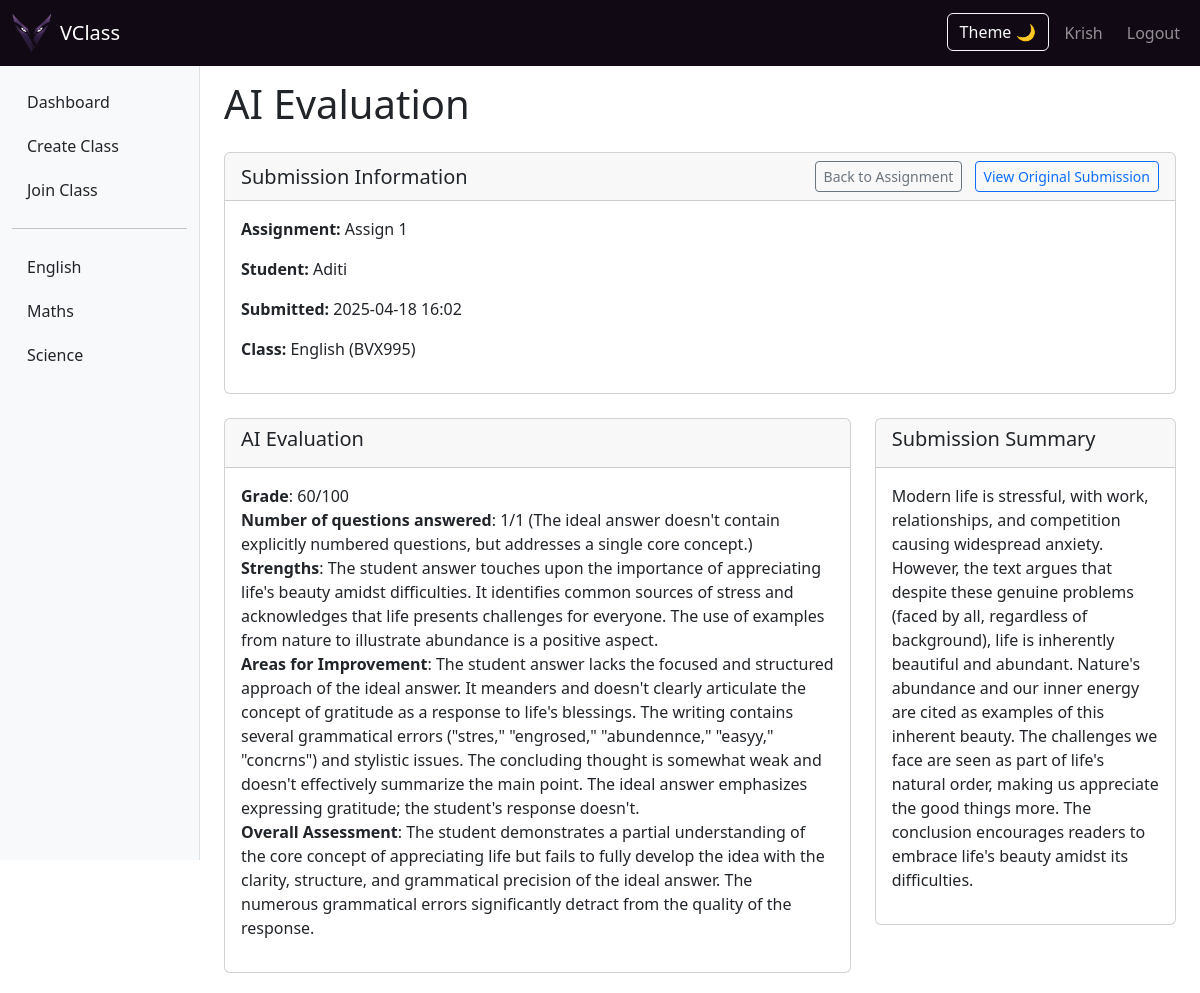
The page /evaluation/5 (signed in) on the database its author committed.
### app.py (models this page shows)
class Class(db.Model):
    id = db.Column(db.Integer, primary_key=True)
    title = db.Column(db.String(100), nullable=False)
    code = db.Column(db.String(10), nullable=False, unique=True)
    creator_id = db.Column(db.Integer, db.ForeignKey('user.id'), nullable=False)

class Assignment(db.Model):
    id = db.Column(db.Integer, primary_key=True)
    class_id = db.Column(db.Integer, db.ForeignKey('class.id'), nullable=False)
    title = db.Column(db.String(100), nullable=False)
    description = db.Column(db.Text, nullable=False)
    attachment = db.Column(db.String(200))
    due_date = db.Column(db.DateTime)
    created_at = db.Column(db.DateTime, default=datetime.utcnow)
    ideal_answer_attachment = db.Column(db.String(200), nullable=True)
    ideal_answer_text = db.Column(db.Text, nullable=True)
    ideal_answer_visible = db.Column(db.Boolean, default=False)

class User(db.Model):
    id = db.Column(db.Integer, primary_key=True)
    username = db.Column(db.String(80), unique=True, nullable=False)
    password = db.Column(db.String(200), nullable=False)
    mail=db.Column(db.String(100), unique=True, nullable=True)
    created_at = db.Column(db.DateTime, default=datetime.utcnow)

class Submission(db.Model):
    id = db.Column(db.Integer, primary_key=True)
    assignment_id = db.Column(db.Integer, db.ForeignKey('assignment.id'), nullable=False)
    user_id = db.Column(db.Integer, db.ForeignKey('user.id'), nullable=False)
    attachment = db.Column(db.String(200))
    comment = db.Column(db.Text)
    submitted_at = db.Column(db.DateTime, default=datetime.utcnow)
    text_content = db.Column(db.Text, nullable=True)

class AIEvaluation(db.Model):
    id = db.Column(db.Integer, primary_key=True)
    submission_id = db.Column(db.Integer, db.ForeignKey('submission.id'), nullable=False)
    summary = db.Column(db.Text)
    evaluation = db.Column(db.Text)
    created_at = db.Column(db.DateTime, default=datetime.utcnow)
    submission = db.relationship('Submission', backref=db.backref('ai_evaluation', uselist=False))

### app.py (the view)
@app.route('/evaluation/<int:submission_id>')
def view_ai_evaluation(submission_id):
    if 'user_id' not in session:
        return redirect(url_for('login'))
    submission = Submission.query.get_or_404(submission_id)
    assignment = Assignment.query.get_or_404(submission.assignment_id)
    class_obj = Class.query.get_or_404(assignment.class_id)
    enrollment = ClassEnrollment.query.filter_by(
        user_id=session['user_id'], class_id=class_obj.id
    ).first()
    if not enrollment or (not enrollment.is_teacher and session['user_id'] != submission.user_id):
        flash('You are not authorized to view this evaluation.')
        return redirect(url_for('dashboard'))
    evaluation = AIEvaluation.query.filter_by(submission_id=submission_id).first()
    if not evaluation and submission.text_content:
        evaluation = generate_and_store_ai_evaluation(submission_id)
    if not evaluation:
        flash('No evaluation available for this submission.')
        return redirect(url_for('view_submission', submission_id=submission_id))
    submitter = User.query.get(submission.user_id)
    return render_template('ai_review.html',
                          submission=submission,
                          assignment=assignment,
                          class_obj=class_obj,
                          evaluation=evaluation,
                          submitter=submitter,
                          datetime=datetime)

### app.py (called while the page is built)
@app.context_processor
def utility_processor():
    def get_user_classes():
        if 'user_id' in session:
            user_id = session['user_id']
            enrollments = ClassEnrollment.query.filter_by(user_id=user_id).all()
            class_data = []
            for enrollment in enrollments:
                class_obj = Class.query.get(enrollment.class_id)
                if class_obj:
                    class_obj.is_teacher = enrollment.is_teacher
                    class_data.append(class_obj)
            return class_data
        return []
    return {'get_user_classes': get_user_classes}

### templates/ai_review.html
{% extends "base.html" %}
{% block content %}
    <h1 class="mb-4">AI Evaluation</h1>
    <div class="row mb-4">
        <div class="col-md-12">
            <div class="card">
                <div class="card-header">
                    <div class="d-flex justify-content-between align-items-center">
                        <h5 class="card-title mb-0">Submission Information</h5>
                        <div>
                            <a href="{{ url_for('view_assignment', assignment_id=assignment.id) }}" class="btn btn-sm btn-outline-secondary">
                                Back to Assignment
                            </a>
                            <a href="{{ url_for('view_submission', submission_id=submission.id) }}" class="btn btn-sm btn-outline-primary ms-2">
                                View Original Submission
                            </a>
                        </div>
                    </div>
                </div>
                <div class="card-body">
                    <div class="submission-info">
                        <p><strong>Assignment:</strong> {{ assignment.title }}</p>
                        {% if submitter %}
                            <p><strong>Student:</strong> {{ submitter.username }}</p>
                        {% else %}
                            <p><strong>Student:</strong> Unknown</p>
                        {% endif %}
                        <p><strong>Submitted:</strong> {{ submission.submitted_at.strftime('%Y-%m-%d %H:%M') }}</p>
                        <p><strong>Class:</strong> {{ class_obj.title }} ({{ class_obj.code }})</p>
                    </div>
                </div>
            </div>
        </div>
    </div>
    <div class="row">
        <div class="col-md-8">
            <div class="card">
                <div class="card-header">
                    <h5 class="card-title">AI Evaluation</h5>
                </div>
                <div class="card-body">
                    {% if evaluation and evaluation.evaluation %}
                        <div class="ai-evaluation">
                            {{ evaluation.evaluation|safe }}
                        </div>
                    {% else %}
                        <p class="text-center">No evaluation available. The submission might not contain analyzable text content.</p>
                    {% endif %}
                </div>
            </div>
        </div>
        <div class="col-md-4">
            <div class="card">
                <div class="card-header">
                    <h5 class="card-title">Submission Summary</h5>
                </div>
                <div class="card-body">
                    {% if evaluation and evaluation.summary %}
                        <div class="ai-summary">
                            {{ evaluation.summary|safe }}
                        </div>
                    {% else %}
                        <p class="text-center">No summary available.</p>
                    {% endif %}
                </div>
            </div>
        </div>
    </div>
{% endblock %}

### templates/base.html (shortened to what this page needs)
<!DOCTYPE html>
<html lang="en">
<head>
    <link href="https://cdn.jsdelivr.net/npm/bootstrap@5.3.0-alpha1/dist/css/bootstrap.min.css" rel="stylesheet">
</head>
<body>
    <nav class="navbar navbar-expand-lg navbar-dark bg-primary fixed-top" style="background-color: #110914;">
        <div class="container-fluid">
            <a class="navbar-brand d-flex align-items-center" href="{{ url_for('dashboard') if 'user_id' in session else url_for('index') }}">
                <img class="m-header__image m-header__image--pc me-2"
                     src="{{ url_for('static', filename='images/final.png') }}"
                     alt="VClass" style="height: 40px;">
                <span class="navbar-title">VClass</span>
            </a>
            <div class="collapse navbar-collapse" id="navbarNav">
                <ul class="navbar-nav ms-auto">
                    {% if 'user_id' in session %}
                    <li class="nav-item">
                        <button id="darkModeToggle" class="btn btn-outline-light ms-2">Theme 🌙</button>
                    </li>
                        <li class="nav-item">
                            <a class="btn btn-outline-light ms-2 nav-link" href="{{url_for('profile')}}">{{ session['username'] }}</a>
                        </li>
                        <li class="nav-item">
                            <a class="btn btn-outline-light ms-2 nav-link" href="{{ url_for('logout') }}">Logout</a>
                        </li>
                    {% endif %}
                </ul>
            </div>
        </div>
    </nav>
    {% if 'user_id' in session %}
        <div class="container-fluid">
            <div class="row">
                <div class="col-md-3 col-lg-2 d-md-block sidebar collapse">
                    <div class="position-sticky">
                        <ul class="nav flex-column">
                            <li class="nav-item">
                                <a class="nav-link" href="{{ url_for('dashboard') }}">Dashboard</a>
                            </li>
                            <li class="nav-item">
                                <a class="nav-link" href="{{ url_for('create_class') }}">Create Class</a>
                            </li>
                            <li class="nav-item">
                                <a class="nav-link" href="{{ url_for('join_class') }}">Join Class</a>
                            </li>
                            <li class="nav-item">
                                <hr>
                            </li>
                            {% set user_classes = get_user_classes() %}
                            {% if user_classes %}
                                {% for class in user_classes %}
                                    <li class="nav-item">
                                        <a class="nav-link" href="{{ url_for('view_class', class_id=class.id) }}">
                                            {{ class.title }}
                                        </a>
                                    </li>
                                {% endfor %}
                            {% endif %}
                        </ul>
                    </div>
                </div>
                <main class="col-md-9 ms-sm-auto col-lg-10 px-md-4 main-content">
                    {% block content %}{% endblock %}
                </main>
            </div>
        </div>
    {% endif %}
</body>
</html>

### templates/base.html (style rules this page uses)
:root { --bg-color: #ffffff; --text-color: #212529; --sidebar-bg: #f8f9fa; --sidebar-border: #dee2e6; --sidebar-hover: #e9ecef; }
.submission-info p { color: #212529; }
body { padding-top: 60px; background-color: var(--bg-color); color: var(--text-color); transition: background-color 0.3s ease, color 0.3s ease; }
.sidebar { height: 100vh; position: fixed; top: 60px; left: 0; padding-top: 20px; background-color: var(--sidebar-bg); border-right: 1px solid var(--sidebar-border); overflow-y: auto; }
.sidebar a { padding: 10px 15px; text-decoration: none; display: block; color: var(--text-color); }
body { padding-top: 60px; }
.bg-primary { background-color: #110914 !important; }
.sidebar { height: 100vh; position: fixed; top: 60px; left: 0; padding-top: 20px; background-color: #f8f9fa; border-right: 1px solid #dee2e6; overflow-y: auto; }
.sidebar a { padding: 10px 15px; text-decoration: none; display: block; color: #212529; }
.main-content { margin-left: 250px; padding: 20px; }

### rows shown on the page
Class: title "English", code "BVX995"
Class: title "Maths"
Class: title "Science"
Assignment: title "Assign 1"
User: username "Aditi"
Submission: submitted_at "2025-04-18 16:02"
AIEvaluation: evaluation "Grade : 60/100 Number of questions answered : 1/1 (The ideal answer doesn't contain explicitly numbered questions, but addresses a single core concept.) Strengths : The student answer touches upon the importance of appreciating life's beauty amidst difficulties. It identifies common sources of stress and acknowledges that life presents challenges for everyone. The use of examples from nature to illustrate abundance is a positive aspect. Areas for Improvement : The student answer lacks the focused and structured approach of the ideal answer. It meanders and doesn't clearly articulate the concept of gratitude as a response to life's blessings. The writing contains several grammatical errors…", summary "Modern life is stressful, with work, relationships, and competition causing widespread anxiety. However, the text argues that despite these genuine problems (faced by all, regardless of background), life is inherently beautiful and abundant. Nature's abundance and our inner energy are cited as examples of this inherent beauty. The challenges we face are seen as part of life's natural order, making us appreciate the good things more. The conclusion encourages readers to embrace life's beauty amidst its difficulties."

### other values the page prints
{{ session['username'] }} "Krish"
